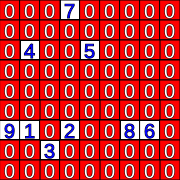
Frame 1 (no input)
Frame 60 (no input): identical to frame 1, image omitted
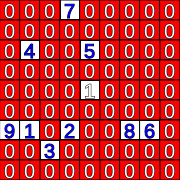
Frame 120 (the mouse pressed at the canvas centre since frame 60)

The p5.js sketch that drew these frames (run headless with seeded random() and noise() and a simulated clock; from frame 60 on, the mouse is pressed at the canvas centre):

// p5.js sketch
// ── sketch.js

let iGrid = [
  [0, 0, 0, 0, 0, 0, 0, 0, 0],
  [0, 0, 0, 0, 0, 0, 0, 0, 0],
  [0, 0, 0, 0, 0, 0, 0, 0, 0],
  [0, 0, 0, 0, 0, 0, 0, 0, 0],
  [0, 0, 0, 0, 0, 0, 0, 0, 0],
  [0, 0, 0, 0, 0, 0, 0, 0, 0],
  [0, 0, 0, 0, 0, 0, 0, 0, 0],
  [0, 0, 0, 0, 0, 0, 0, 0, 0],
  [0, 0, 0, 0, 0, 0, 0, 0, 0],
];

let grid = [];

function setup(){
  createCanvas(9 * 20, 9 * 20);

  for(let i = 1; i < 10; i++){
    iGrid[int(random(0, 9))][int(random(0, 9))] = i;
  }

  for(let y = 0; y < 9; y++){
    grid.push([]);
    for(let x = 0; x < 9; x++){
      grid[y][x] = iGrid[y][x];
    }
  }
}

function draw(){
  background("#ffffff");
  stroke(0);
  textSize(20);
  for(let x = 0; x < 9; x++){
    for(let y = 0; y < 9; y++){
      if(grid[y][x] == 0){
        fill("red");
      }
      rect(x * 20, y * 20, 20, 20);
      fill("white");
      grid[y][x] %= 10;
      if(iGrid[y][x] != 0)
        fill("#0000ff");
      text(grid[y][x], x * 20 + 4, y * 20 + 18);
      fill("#ffffff");
    }
  }

  checkVerAHer();
  checkBlock();
}

function checkBlock(){
  for(let x = 0; x < 9; x += 3){
    for(let y = 0; y < 9; y += 3){
      for(let i = 0; i < 9; i++){
        let a = grid[y + int(i / 3)][x + (i % 3)];
        for(let j = 0; j < 9; j++){
          if(i != j && a === grid[y + int(j / 3)][x + (j % 3)]){
            fill("red");
            rect((x + (i % 3)) * 20, (y + int(i / 3)) * 20, 20, 20);
            rect((x + (j % 3)) * 20, (y + int(j / 3)) * 20, 20, 20);
            fill("white");
            if(iGrid[y + int(i / 3)][x + (i % 3)] != 0)
              fill("#0000ff")
            text(grid[y + int(i / 3)][x + (i % 3)], (x + (i % 3)) * 20 + 4, (y + int(i / 3)) * 20 + 18);
            fill("#ffffff");
            if(iGrid[y + int(j / 3)][x + (j % 3)] != 0)
              fill("#0000ff")
            text(grid[y + int(j / 3)][x + (j % 3)], (x + (j % 3)) * 20 + 4, (y + int(j / 3)) * 20 + 18);
            fill("#ffffff");
          }
        }
      }
    }
  }
}

function checkVerAHer(){
  for(let x = 0; x < 9; x++){
    for(let y = 0; y < 9; y++){
      let a = grid[y][x];
      for(let i = 0; i < 9; i++){
        if(i != x && a == grid[y][i]){
          fill("red");
          rect(x * 20, y * 20, 20, 20);
          fill("white");
          if(iGrid[y][x] != 0)
            fill("blue");
          text(grid[y][x], x * 20 + 4, y * 20 + 18);
        }
        if(i != y && a == grid[i][x]){
          fill("red");
          rect(x * 20, y * 20, 20, 20);
          fill("white");
          if(iGrid[y][x] != 0)
            fill("blue");
          text(grid[y][x], x * 20 + 4, y * 20 + 18);
        }
      }
    }
  }
}

function mousePressed(){
  if(iGrid[int(mouseY / 20)][int(mouseX / 20)] != 0){
    return;
  }
  grid[int(mouseY / 20)][int(mouseX / 20)] += 1;
}
